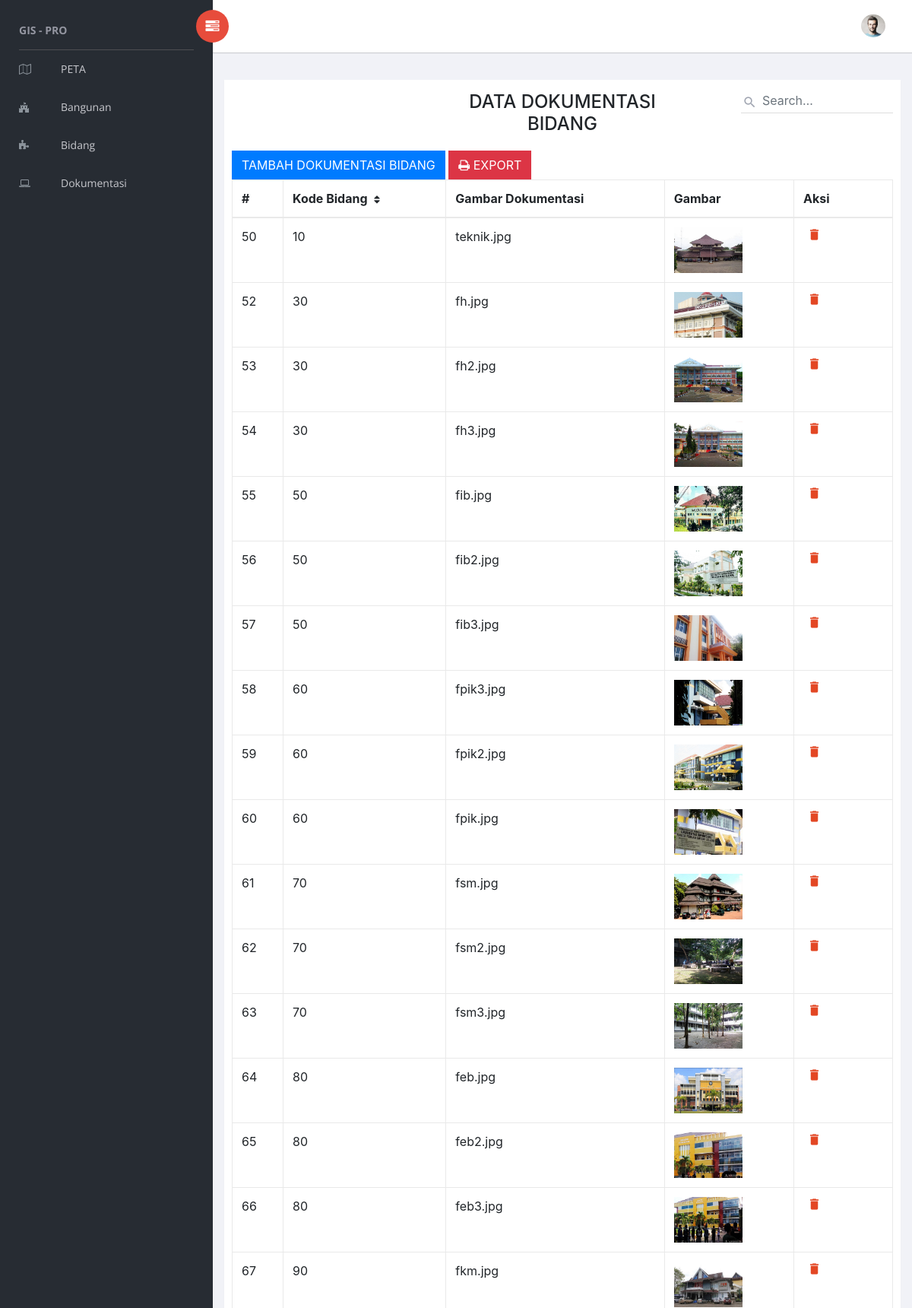
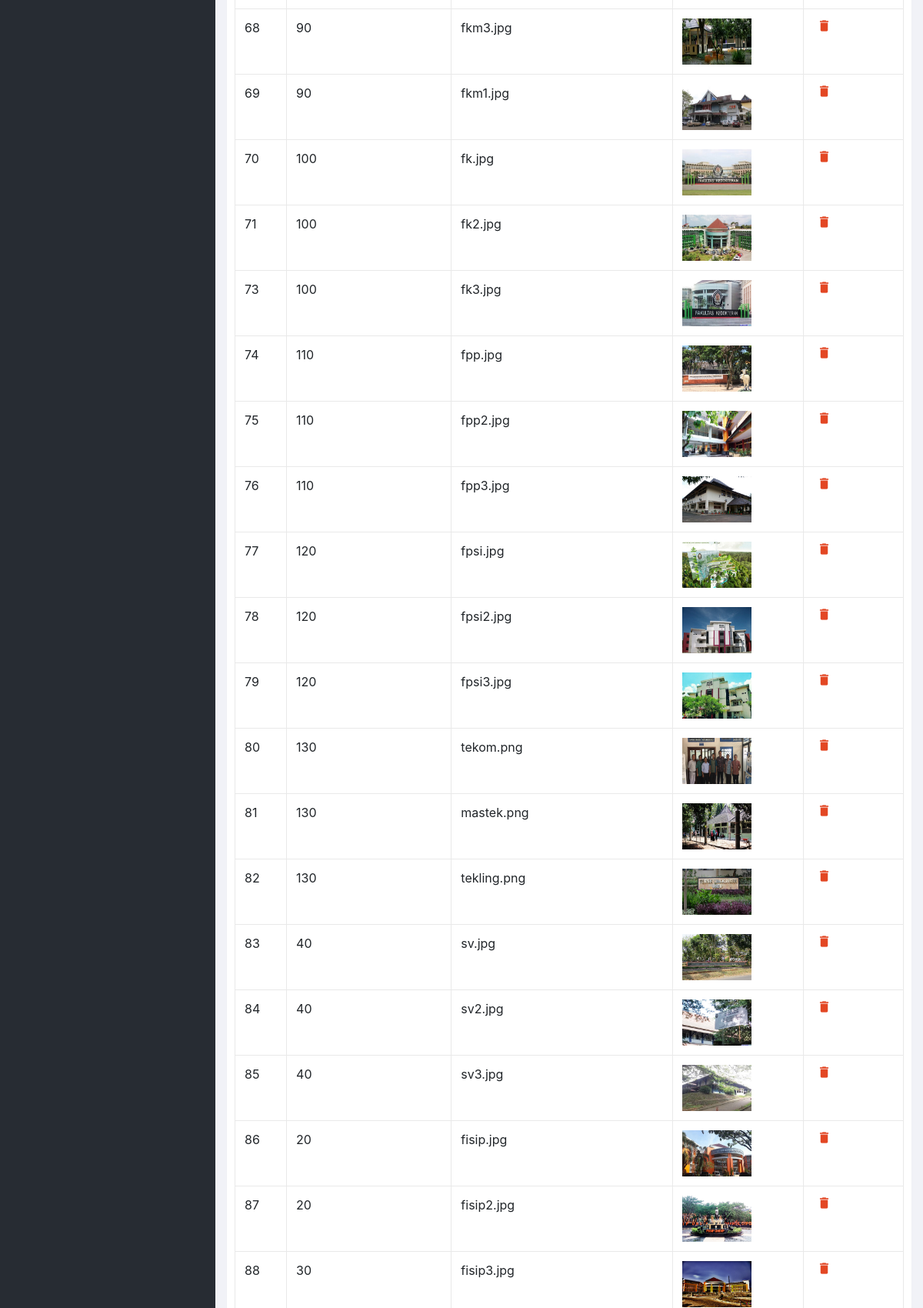
Screenshot of /index.php/dokumentasi (upper part) with the database file from the repository (2 pictures, top to bottom).
### tables this page shows
CREATE TABLE `dokumentasi` (
  `dokumentasi_id` int(11) NOT NULL,
  `bidang_kode` varchar(200) NOT NULL,
  `dokumentasi_gambar` varchar(200) NOT NULL
);

### application/controllers/dokumentasi.php (called while the page is built, shortened)
<?php
class dokumentasi extends CI_Controller{
	function __construct(){
		$this->load->model('m_data');
		$this->load->helper('url');
        $this->load->database();
        }
        public function index(){
            $this->data['datas']=$this->m_data->showDataDokumentasi();
            $this->load->view('v_dokumentasi',$this->data);
    }
}

### index.php (called while the page is built, shortened)
<?php
require_once BASEPATH.'core/CodeIgniter.php';

### application/models/m_data.php (called while the page is built, shortened)
<?php
class m_data extends CI_Model{
	public function showDataDokumentasi(){
		$query = $this->db->query("select * from dokumentasi");
		return $query->result();
	}
}

### application/views/v_dokumentasi.php (the view, shortened to what this page needs)
<!DOCTYPE html>
<html lang = "en">
<head>
    <link rel="stylesheet" href="<?=base_url()?>assets/vendors/bootstrap/dist/css/bootstrap.min.css">
    <link rel="stylesheet" href="<?=base_url()?>assets/vendors/font-awesome/css/font-awesome.min.css">
    <link rel="stylesheet" href="<?=base_url()?>assets/vendors/themify-icons/css/themify-icons.css">
    <link rel="stylesheet" href="<?=base_url()?>assets/vendors/selectFX/css/cs-skin-elastic.css">
    <link rel="stylesheet" href="<?=base_url()?>assets/assets/css/style.css">
    <link rel  = "stylesheet" href = "<?=base_url()?>assets/leaflet/leaflet.css">
</head>
<body>
    <aside id="left-panel" class="left-panel">
        <nav class="navbar navbar-expand-sm navbar-default">
            <div id="main-menu" class="main-menu collapse navbar-collapse">
                <ul class="nav navbar-nav">
                    <h3 class="menu-title">GIS - PRO</h3>
                    <li>
                        <a href="<?=base_url()?>home"> <i class="menu-icon fa fa-map-o"></i> PETA </a>
                    </li>
                    <li>
                        <a href="<?=base_url()?>crud"> <i class="menu-icon fa fa-fort-awesome"></i>Bangunan </a>
                    </li>
                    <li>
                        <a href="<?=base_url()?>bidang"> <i class="menu-icon fa fa-puzzle-piece"></i>Bidang </a>
                    </li>
                    <li>
                        <a href="<?=base_url()?>dokumentasi"> <i class="menu-icon fa fa-laptop"></i>Dokumentasi </a>
                    </li>
                </ul>
            </div>
        </nav>
    </aside>
   <div id="right-panel" class="right-panel">
        <header id="header" class="header">
            <div class="header-menu">
                <div class="col-sm-7">
                    <a id="menuToggle" class="menutoggle pull-left"><i class="fa fa fa-tasks"></i></a>
                </div>
                <div class="col-sm-5">
                    <div class="user-area dropdown float-right">
                        <a href="<?=base_url()?>assets/#" class="dropdown-toggle" data-toggle="dropdown" aria-haspopup="true" aria-expanded="false">
                            <img class="user-avatar rounded-circle" src="<?=base_url()?>assets/images/admin.jpg" alt="User Avatar">
                        </a>
                    </div>
                </div>
            </div>
        </header>
  <div class="container">
        <div class="table-wrapper">
            <div class="table-title">
                <div class="row">
                    <div class="col-sm-4">
                    </div>
                    <div class="col-sm-4">
                        <h2 class="text-center">DATA DOKUMENTASI BIDANG</h2>
                    </div>
                    <div class="col-sm-4">
                        <div class="search-box">
                            <div class="input-group">
                                <span class="input-group-addon"><i class="material-icons">&#xE8B6;</i></span>
                                <input type="text" class="form-control" placeholder="Search&hellip;">
                            </div>
                        </div>
                    </div>
                </div>
            </div>
            <?php if($this->session->userdata('level') <= 2) { ?>
            <button class="btn btn-primary btn-md" onclick="location.href='<?php echo base_url();?>index.php/dokumentasi/tambah'">TAMBAH DOKUMENTASI BIDANG</button>
            <?php } ?>
            <a class="btn btn-danger" href="<?php echo base_url('index.php/dokumentasi/print') ?>"> <i class="fa fa-print"></i> EXPORT</a>
            <div class="form-group">
            <table class="table table-bordered">
                <thead>
                    <tr>
                        <th>#</th>
                        <th>Kode Bidang <i class="fa fa-sort"></i></th>
                        <th>Gambar Dokumentasi</th>
                        <th>Gambar </th>
                        <?php if($this->session->userdata('level') <= 2) { ?>
                        <th>Aksi</th>
                        <?php } ?>
                    </tr>
                </thead>
                <tbody>
                        <?php
                        foreach($datas as $b){ ?>
                            <tr>
                        <td><?php echo $b->dokumentasi_id; ?></td>
                        <td><?php echo $b->bidang_kode; ?></td>
                        <td><?php echo $b->dokumentasi_gambar; ?></td>
                        <td><img src="<?php echo base_url(); ?>/assets/dokumentasi/<?php echo $b->dokumentasi_gambar; ?>" width="90" height="60"></td>
                        <?php if($this->session->userdata('level') <= 2) { ?>
                        <td>
                            <a href='<?=base_url().'index.php/dokumentasi/hapus/' . $b->dokumentasi_id?>' class='delete' title="Delete" data-toggle="tooltip"><i class="material-icons">&#xE872;</i></a>
                            <?php } ?>
                        </td>
                        <?php } ?>
                            </tr>
                </tbody>
            </table>
        </div>
        </div>
    </div>
</body>
</html>

### application/views/v_dokumentasi.php (style rules this page uses)
.table-wrapper { background: #fff; padding: 10px; margin: 30px 0; box-shadow: 0 1px 1px rgba(0,0,0,.05); }
.table-title { font-size: 15px; padding-bottom: 10px; margin: 0 0 10px; min-height: 45px; }
.table-title h2 { margin: 5px 0 0; font-size: 24px; }
.search-box { position: relative; float: right; }
.search-box .input-group { min-width: 200px; position: absolute; right: 0; }
.search-box .input-group-addon, .search-box input { border-color: #ddd; border-radius: 0; }
.search-box .input-group-addon { border: none; border: none; background: transparent; position: absolute; z-index: 9; }
.search-box input { height: 34px; padding-left: 28px; box-shadow: none !important; border-width: 0 0 1px 0; }
.search-box i { color: #a0a5b1; font-size: 19px; position: relative; top: 2px; left: -10px; }
table.table tr th, table.table tr td { border-color: #e9e9e9; }
table.table th i { font-size: 13px; margin: 0 5px; cursor: pointer; }
table.table td:last-child { width: 130px; }
table.table td a { color: #a0a5b1; display: inline-block; margin: 0 5px; }
table.table td a.delete { color: #E34724; }
table.table td i { font-size: 19px; }

### rows the page displays
dokumentasi: dokumentasi_id "50", bidang_kode "10", dokumentasi_gambar "teknik.jpg", dokumentasi_gambar (picture)
dokumentasi: dokumentasi_id "52", bidang_kode "30", dokumentasi_gambar "fh.jpg", dokumentasi_gambar (picture)
dokumentasi: dokumentasi_id "53", bidang_kode "30", dokumentasi_gambar "fh2.jpg", dokumentasi_gambar (picture)
dokumentasi: dokumentasi_id "54", bidang_kode "30", dokumentasi_gambar "fh3.jpg", dokumentasi_gambar (picture)
dokumentasi: dokumentasi_id "55", bidang_kode "50", dokumentasi_gambar "fib.jpg", dokumentasi_gambar (picture)
dokumentasi: dokumentasi_id "56", bidang_kode "50", dokumentasi_gambar "fib2.jpg", dokumentasi_gambar (picture)
dokumentasi: dokumentasi_id "57", bidang_kode "50", dokumentasi_gambar "fib3.jpg", dokumentasi_gambar (picture)
dokumentasi: dokumentasi_id "58", bidang_kode "60", dokumentasi_gambar "fpik3.jpg", dokumentasi_gambar (picture)
dokumentasi: dokumentasi_id "59", bidang_kode "60", dokumentasi_gambar "fpik2.jpg", dokumentasi_gambar (picture)
dokumentasi: dokumentasi_id "60", bidang_kode "60", dokumentasi_gambar "fpik.jpg", dokumentasi_gambar (picture)
dokumentasi: dokumentasi_id "61", bidang_kode "70", dokumentasi_gambar "fsm.jpg", dokumentasi_gambar (picture)
dokumentasi: dokumentasi_id "62", bidang_kode "70", dokumentasi_gambar "fsm2.jpg", dokumentasi_gambar (picture)
dokumentasi: dokumentasi_id "63", bidang_kode "70", dokumentasi_gambar "fsm3.jpg", dokumentasi_gambar (picture)
dokumentasi: dokumentasi_id "64", bidang_kode "80", dokumentasi_gambar "feb.jpg", dokumentasi_gambar (picture)
dokumentasi: dokumentasi_id "65", bidang_kode "80", dokumentasi_gambar "feb2.jpg", dokumentasi_gambar (picture)
dokumentasi: dokumentasi_id "66", bidang_kode "80", dokumentasi_gambar "feb3.jpg", dokumentasi_gambar (picture)
dokumentasi: dokumentasi_id "67", bidang_kode "90", dokumentasi_gambar "fkm.jpg", dokumentasi_gambar (picture)
dokumentasi: dokumentasi_id "68", bidang_kode "90", dokumentasi_gambar "fkm3.jpg", dokumentasi_gambar (picture)
dokumentasi: dokumentasi_id "69", bidang_kode "90", dokumentasi_gambar "fkm1.jpg", dokumentasi_gambar (picture)
dokumentasi: dokumentasi_id "70", bidang_kode "100", dokumentasi_gambar "fk.jpg", dokumentasi_gambar (picture)
dokumentasi: dokumentasi_id "71", bidang_kode "100", dokumentasi_gambar "fk2.jpg", dokumentasi_gambar (picture)
dokumentasi: dokumentasi_id "73", bidang_kode "100", dokumentasi_gambar "fk3.jpg", dokumentasi_gambar (picture)
dokumentasi: dokumentasi_id "74", bidang_kode "110", dokumentasi_gambar "fpp.jpg", dokumentasi_gambar (picture)
dokumentasi: dokumentasi_id "75", bidang_kode "110", dokumentasi_gambar "fpp2.jpg", dokumentasi_gambar (picture)
dokumentasi: dokumentasi_id "76", bidang_kode "110", dokumentasi_gambar "fpp3.jpg", dokumentasi_gambar (picture)
dokumentasi: dokumentasi_id "77", bidang_kode "120", dokumentasi_gambar "fpsi.jpg", dokumentasi_gambar (picture)
dokumentasi: dokumentasi_id "78", bidang_kode "120", dokumentasi_gambar "fpsi2.jpg", dokumentasi_gambar (picture)
dokumentasi: dokumentasi_id "79", bidang_kode "120", dokumentasi_gambar "fpsi3.jpg", dokumentasi_gambar (picture)
dokumentasi: dokumentasi_id "80", bidang_kode "130", dokumentasi_gambar "tekom.png", dokumentasi_gambar (picture)
dokumentasi: dokumentasi_id "81", bidang_kode "130", dokumentasi_gambar "mastek.png", dokumentasi_gambar (picture)
dokumentasi: dokumentasi_id "82", bidang_kode "130", dokumentasi_gambar "tekling.png", dokumentasi_gambar (picture)
dokumentasi: dokumentasi_id "83", bidang_kode "40", dokumentasi_gambar "sv.jpg", dokumentasi_gambar (picture)
dokumentasi: dokumentasi_id "84", bidang_kode "40", dokumentasi_gambar "sv2.jpg", dokumentasi_gambar (picture)
dokumentasi: dokumentasi_id "85", bidang_kode "40", dokumentasi_gambar "sv3.jpg", dokumentasi_gambar (picture)
dokumentasi: dokumentasi_id "86", bidang_kode "20", dokumentasi_gambar "fisip.jpg", dokumentasi_gambar (picture)
dokumentasi: dokumentasi_id "87", bidang_kode "20", dokumentasi_gambar "fisip2.jpg", dokumentasi_gambar (picture)
dokumentasi: dokumentasi_id "88", bidang_kode "30", dokumentasi_gambar "fisip3.jpg", dokumentasi_gambar (picture)
